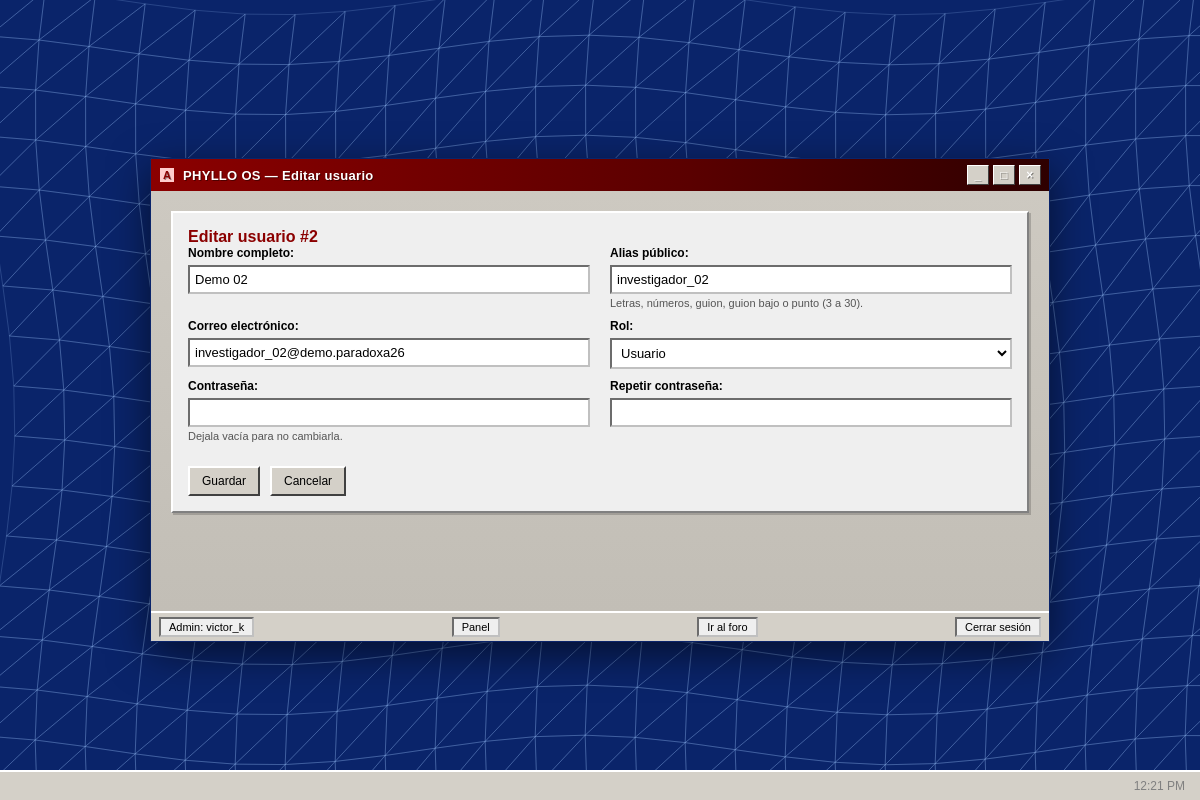
The page /index.php?c=Usuario&a=editarView&id=2 (signed in) on the database its author committed.
### tables this page shows
CREATE TABLE `usuarios` (
  `id` int(11) NOT NULL AUTO_INCREMENT,
  `nombre_usuario_real` varchar(50) NOT NULL,
  `correo` varchar(100) NOT NULL,
  `contrasenia` varchar(255) NOT NULL,
  `nombre_usuario_anonimo` varchar(50) NOT NULL,
  `fecha_registro` date NOT NULL,
  `rol` enum('usuario','admin') NOT NULL DEFAULT 'usuario',
  `biografia` varchar(255) DEFAULT NULL,
  `foto_perfil` varchar(255) DEFAULT NULL,
  `token` varchar(255) DEFAULT NULL,
  `estado_verificado` tinyint(1) NOT NULL DEFAULT 0,
  PRIMARY KEY (`id`),
  UNIQUE KEY `correo` (`correo`),
  UNIQUE KEY `nombre_usuario_anonimo` (`nombre_usuario_anonimo`)
);

### app/controllers/UsuarioController.php (called while the page is built, shortened)
<?php
require_once __DIR__ . '/../../config/auth.php';
require_once __DIR__ . '/../models/UserModel.php';
class UsuarioController {
    private $userModel;
    private $actor;
    public function __construct() {
        global $conexion;
        requiereRol('admin');
        $this->actor     = usuarioActual();
        $this->userModel = new UserModel($conexion);
    }
    private function render($vista, $vars = []) {
        $actor   = $this->actor;
        extract($vars, EXTR_OVERWRITE);
        require __DIR__ . '/../views/admin/' . $vista . '.php';
    }
    private function mostrarForm($modo, $old, $error = null, $usuario = null) {
        $this->render('usuario_form', [
            'tituloVentana'   => $modo === 'crear' ? 'Nuevo usuario' : 'Editar usuario',
            'modo'            => $modo,
            'old'             => $old,
            'error'           => $error,
            'usuario'         => $usuario,
            'editandoPropio'  => $usuario !== null && (int) $usuario['id'] === (int) $this->actor['id'],
        ]);
    }
    public function editarView() {
        $usuario = $this->userModel->obtenerPorId((int) ($_GET['id'] ?? 0));
        $this->mostrarForm('editar', [
            'nombre' => $usuario['nombre_usuario_real'],
            'alias'  => $usuario['nombre_usuario_anonimo'],
            'email'  => $usuario['correo'],
            'rol'    => $usuario['rol'],
        ], null, $usuario);
    }
}

### app/models/UserModel.php (called while the page is built, shortened)
<?php
class UserModel {
    private $db;
    public function __construct($conexion) {
        $this->db = $conexion;
    }
    public function obtenerPorId($id) {
        $stmt = $this->db->prepare(
            "SELECT id, nombre_usuario_real, correo, nombre_usuario_anonimo, rol, fecha_registro, token, estado_verificado
             FROM usuarios WHERE id = ? LIMIT 1"
        );
        $stmt->bind_param("i", $id);
        $stmt->execute();
        $fila = $stmt->get_result()->fetch_assoc();
        return $fila ?: null;
    }
}

### config/app.php (called while the page is built, shortened)
<?php
if (!function_exists('h')) {
    function h($valor) {
        return htmlspecialchars((string) $valor, ENT_QUOTES, 'UTF-8');
    }
}

### config/auth.php (called while the page is built, shortened)
<?php
require_once __DIR__ . '/conexion.php';
function usuarioActual() {
    static $cache = false;
    if ($cache !== false) {
        return $cache;
    }
    global $conexion;
    $id = (int) $_SESSION['usuario_id'];
    $stmt = $conexion->prepare(
        "SELECT id, nombre_usuario_real, correo, nombre_usuario_anonimo, rol, foto_perfil, biografia, estado_verificado FROM usuarios WHERE id = ? LIMIT 1"
    );
    $stmt->bind_param("i", $id);
    $stmt->execute();
    $fila = $stmt->get_result()->fetch_assoc();
    return $cache = $fila;
}
function requiereLogin() {
    if (usuarioActual() === null) {
        header('Location: ' . BASE_URL . '/app/views/auth/login.php');
        exit;
    }
}
function requiereRol(...$roles) {
    requiereLogin();
}

### app/views/admin/usuario_form.php (the view, shortened to what this page needs)
<?php
require __DIR__ . '/../layout/admin_header.php';
?>
<div class="admin-card">
  <?php if ($modo === 'crear'): ?>
    <h3>Nuevo usuario</h3>
  <?php else: ?>
    <h3>Editar usuario #<?= (int) $usuario['id'] ?></h3>
  <?php endif; ?>
  <?php if ($modo === 'crear'): ?>
    <form action="<?= BASE_URL ?>/index.php?c=Usuario&amp;a=crear" method="POST">
  <?php else: ?>
    <form action="<?= BASE_URL ?>/index.php?c=Usuario&amp;a=actualizar" method="POST">
  <?php endif; ?>
    <div class="form-grid">
      <div class="field">
        <label for="f-nombre">Nombre completo:</label>
        <input type="text" id="f-nombre" name="nombre" required maxlength="50" value="<?= h($old['nombre']) ?>" />
      </div>
      <div class="field">
        <label for="f-alias">Alias público:</label>
        <input type="text" id="f-alias" name="alias" required minlength="3" maxlength="30" pattern="[A-Za-z0-9_.\-]{3,30}" value="<?= h($old['alias']) ?>" />
        <div class="field-hint">Letras, números, guion, guion bajo o punto (3 a 30).</div>
      </div>
      <div class="field">
        <label for="f-email">Correo electrónico:</label>
        <input type="email" id="f-email" name="email" required maxlength="100" value="<?= h($old['email']) ?>" />
      </div>
      <div class="field">
        <label for="f-rol">Rol:</label>
        <select id="f-rol" name="rol" <?php if ($editandoPropio): ?>disabled<?php endif; ?>>
          <option value="usuario" <?php if ($old['rol'] === 'usuario'): ?>selected<?php endif; ?>>Usuario</option>
        </select>
      </div>
      <div class="field">
        <label for="f-password">Contraseña:</label>
        <input type="password" id="f-password" name="password" minlength="8" maxlength="72" autocomplete="new-password" <?php if ($modo === 'crear'): ?>required<?php endif; ?> />
        <?php if ($modo === 'editar'): ?>
          <div class="field-hint">Dejala vacía para no cambiarla.</div>
        <?php else: ?>
          <div class="field-hint">Mínimo 8 caracteres.</div>
        <?php endif; ?>
      </div>
      <div class="field">
        <label for="f-password2">Repetir contraseña:</label>
        <input type="password" id="f-password2" name="password2" minlength="8" maxlength="72" autocomplete="new-password" <?php if ($modo === 'crear'): ?>required<?php endif; ?> />
      </div>
    </div>
    <div class="button-row">
      <button type="submit">Guardar</button>
      <a class="btn" href="<?= BASE_URL ?>/index.php?c=Usuario&amp;a=listar">Cancelar</a>
    </div>
  </form>
</div>
<?php require __DIR__ . '/../layout/admin_footer.php'; ?>

### app/views/layout/admin_footer.php (shortened to what this page needs)
      </div>
      <div class="bottom-bar">
        <div class="status-pill">Admin: <?= h($actor['nombre_usuario_anonimo']) ?></div>
        <a class="status-pill" href="<?= BASE_URL ?>/app/views/admin/index.php">Panel</a>
        <a class="status-pill" href="<?= BASE_URL ?>/index.php?c=Foro&amp;a=index">Ir al foro</a>
        <a class="status-pill" href="<?= BASE_URL ?>/index.php?c=Auth&amp;a=logout">Cerrar sesión</a>
      </div>
    </div>
  </div>
  <div class="taskbar">
    <div id="reloj" style="margin-left: auto; padding-right: 10px; color: #808080;">--:-- --</div>
  </div>
</body>
</html>

### app/public/css/style.css (style rules this page uses)
:root { --color-titlebar-start: #0a246a; --color-titlebar-end: #3a6ea5; --color-bg-top: #6ea2d7; --color-bg-mid: #3a6ea5; --color-bg-bottom: #2c5782; --color-panel: #d4d0c8; --color-panel-alt: #c9c5bd; --color-surface: #efefef; --color-input: #ffffff; --color-text: #000000; --color-heading: #0a246a; --color-error: #8b0000; --color-success: #0b5e2b; --color-muted: #444444; --border-raised-light: #ffffff; --border-raised-dark: #808080; --border-raised-darker:#404040; --color-terminal-bg: #000000; --color-terminal-fg: #00ff66; --font-system: Tahoma, Verdana, Arial, sans-serif; --font-mono: "Courier New", monospace; --radius: 0px; }
* { box-sizing: border-box; margin: 0; padding: 0; font-family: var(--font-system); }
body { min-height: 100vh; background: linear-gradient(to bottom, var(--color-bg-top) 0%, var(--color-bg-mid) 45%, var(--color-bg-bottom) 100%); color: var(--color-text); display: flex; align-items: center; justify-content: center; padding: 20px; }
a { color: var(--color-heading); }
.field { margin-bottom: 14px; }
.field label { display: block; font-size: 12px; margin-bottom: 5px; font-weight: bold; }
.field input { width: 100%; padding: 7px 8px; font-size: 13px; border: 2px inset #c0c0c0; background: var(--color-input); color: var(--color-text); }
button, .btn { min-width: 110px; padding: 7px 12px; font-size: 12px; border: 2px solid; border-color: var(--border-raised-light) var(--border-raised-darker) var(--border-raised-darker) var(--border-raised-light); background: var(--color-panel); cursor: pointer; color: var(--color-text); }
.button-row { display: flex; gap: 10px; flex-wrap: wrap; margin-top: 6px; }
.bottom-bar { border-top: 1px solid var(--border-raised-light); background: var(--color-panel); padding: 6px 8px; display: flex; justify-content: space-between; gap: 12px; font-size: 11px; }
.status-pill { border: 2px inset #c0c0c0; padding: 2px 8px; background: var(--color-surface); }

### app/views/layout/admin_header.php (style rules this page uses)
body { overflow: hidden; position: relative; height: 100vh; width: 100vw; margin: 0; padding: 0; background: #000; font-family: Tahoma, Verdana, Arial, sans-serif; }
.admin-card { background: #efefef; border: 2px solid; border-color: #ffffff #808080 #808080 #ffffff; padding: 15px; box-shadow: 1px 1px 5px rgba(0,0,0,0.1); }
.admin-card h3 { margin: 0 0 10px 0; font-size: 16px; color: #8b0000; border-bottom: 1px solid #808080; padding-bottom: 5px; }
.field { margin-bottom: 10px; }
.field label { display: block; font-size: 12px; font-weight: bold; margin-bottom: 5px; }
.field input, .field select { width: 100%; padding: 5px; font-size: 13px; border: 2px inset #c0c0c0; background: #fff; box-sizing: border-box; }
.field-hint { font-size: 11px; color: #555555; margin-top: 3px; }
.btn, button { min-width: 0; padding: 6px 12px; font-size: 12px; border: 2px solid; border-color: #ffffff #404040 #404040 #ffffff; background: #d4d0c8; cursor: pointer; color: #000; text-decoration: none; display: inline-block; }
.button-row { display: flex; gap: 10px; margin-top: 14px; }
.form-grid { display: grid; grid-template-columns: 1fr 1fr; gap: 0 20px; }
.bottom-bar { height: 30px; background: #d4d0c8; border-top: 2px solid #ffffff; display: flex; align-items: center; padding: 0 8px; gap: 10px; font-size: 11px; }
.status-pill { border: 2px inset #c0c0c0; padding: 2px 8px; background: #efefef; color: #000; text-decoration: none; }
.taskbar { position: absolute; bottom: 0; left: 0; right: 0; height: 30px; background: #d4d0c8; border-top: 2px solid #ffffff; display: flex; align-items: center; padding: 0 5px; z-index: 10; font-size: 12px; }
.admin-card { box-shadow: 2px 2px 0 rgba(0,0,0,0.18); }
.admin-card h3 { margin-bottom: 0; border-bottom: none; padding-bottom: 0; }

### rows shown on the page
usuarios: id "2", nombre "Demo 02", alias "investigador_02", email "investigador_02@demo.paradoxa26", rol "Usuario"
usuarios: nombre_usuario_anonimo "victor_k"

### other values the page prints
$tituloVentana "Editar usuario"
